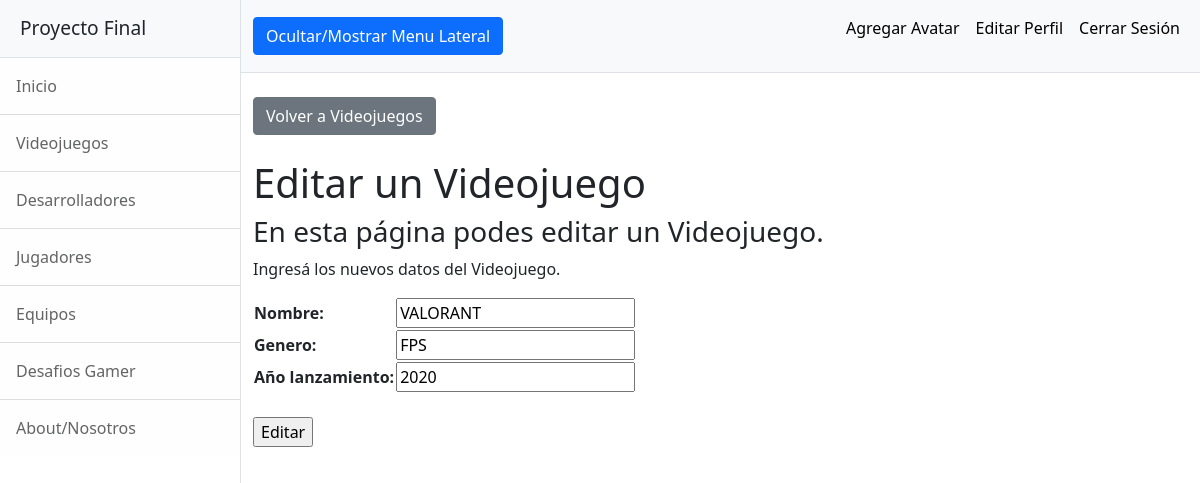
Page /AppFinal/videojuegosEditar/VALORANT (signed in) on the earlier database version.
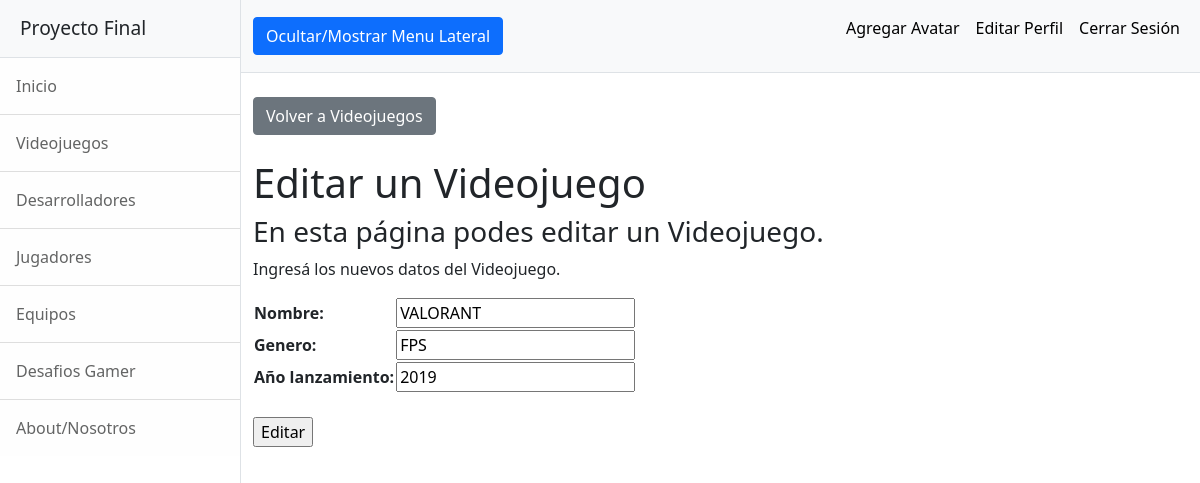
Same page on the later database version.
### AppFinal/models.py (models this page shows, shortened)
class Videojuego(models.Model):
    nombre = models.CharField(max_length = 40)
    genero = models.CharField(max_length = 40)
    año_lanzamiento = models.IntegerField()

### AppFinal/views.py (the view)
# urls.py: path('videojuegosEditar/<videojuego_a_editar>', views.videojuegosEditar, name="VideojuegosEditar"),
@login_required
def videojuegosEditar(request, videojuego_a_editar):
    videojuego = Videojuego.objects.get(nombre=videojuego_a_editar)
    if request.method == 'POST':
        formulario = VideojuegoFormulario(request.POST)
        if formulario.is_valid():
            input = formulario.cleaned_data
            videojuego.nombre=input['nombre']
            videojuego.genero=input['genero']
            videojuego.año_lanzamiento=input['año_lanzamiento']
            videojuego.save()
            return render(request, 'AppFinal/videojuegos.html') # Sustituir por una vista de "Videojuego creado" o algo así en el futuro
    else:
        formulario = VideojuegoFormulario(initial={"nombre":videojuego.nombre, "genero":videojuego.genero, "año_lanzamiento":videojuego.año_lanzamiento})
    return render(request, 'AppFinal/videojuegosEditar.html', {'formulario':formulario, "videojuego_a_editar":videojuego_a_editar})

### AppFinal/forms.py
class VideojuegoFormulario(forms.Form):
    nombre = forms.CharField(max_length = 40)
    genero = forms.CharField(max_length = 40)
    año_lanzamiento = forms.IntegerField()

### AppFinal/templates/AppFinal/videojuegosEditar.html
{% extends "AppFinal/padre.html" %}
{% load static %}
{% block dynamicContent %}
    <div class="container-fluid">
        <br><a class="btn btn-secondary" href="{% url 'Videojuegos' %}">Volver a Videojuegos</a>
        <h1 class="mt-4">Editar un Videojuego</h1>
        <h3>En esta página podes editar un Videojuego.</h3>
        <p>Ingresá los nuevos datos del Videojuego.</p>
        <form action="" method="POST">{% csrf_token %}
            <table>{{ formulario.as_table }}</table><br>
            <input type="submit" value="Editar">
        </form>
    </div>
{% endblock %}

Differences in the rows shown:
changed Videojuego "VALORANT": año_lanzamiento "2020" → "2019"
